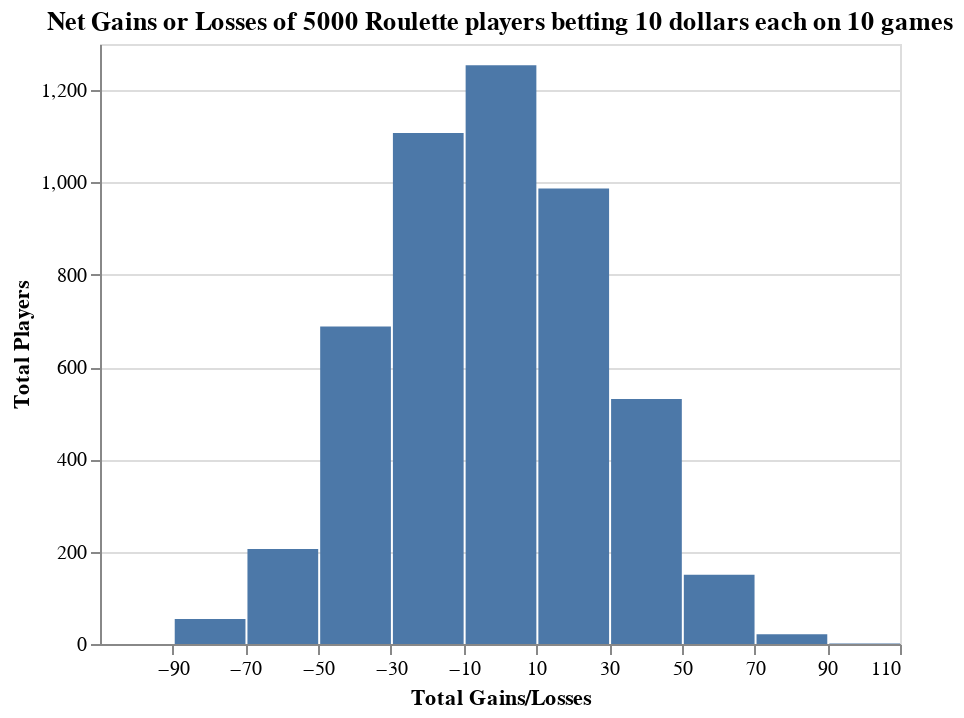

The cell this chart's notebook holds for it:
### Code cell
alt.Chart(baccarat).mark_bar().encode(
    alt.X("Gain/Loss:Q",bin=Bin(step=20, anchor=-10), title = 'Total Gains/Losses', scale = alt.Scale(domain=(-110, 110))),
    alt.Y('count()', title = 'Total Players'),
).properties(title='Net Gains or Losses of 5000 Baccarat players betting 10 dollars each on 10 games')

### Figure 1 — Vega-Lite specification as saved in the notebook (floating-point values rounded to 4 significant figures; data arrays with more than 128 entries replaced by an {"elided": "..."} marker saying what was removed)
{"config": {"view": {"continuousWidth": 400, "continuousHeight": 300}}, "data": {"name": "data-76f396b756a056377239b2d1c45f3d90"}, "mark": "bar", "encoding": {"x": {"bin": {"anchor": -10, "step": 20}, "field": "Gain/Loss", "scale": {"domain": [-110, 110]}, "title": "Total Gains/Losses", "type": "quantitative"}, "y": {"aggregate": "count", "title": "Total Players", "type": "quantitative"}}, "title": "Net Gains or Losses of 5000 Roulette players betting 10 dollars each on 10 games", "$schema": "https://vega.github.io/schema/vega-lite/v4.17.0.json", "datasets": {"data-76f396b756a056377239b2d1c45f3d90": {"elided": "5000 records"}}}
